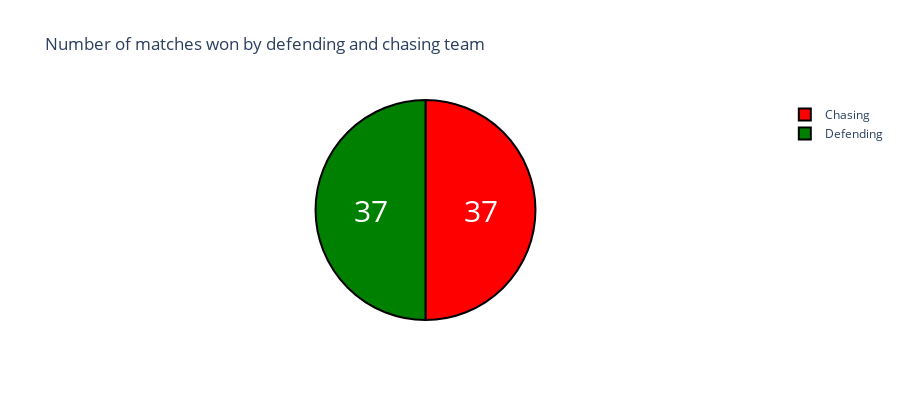

This figure's notebook cell:
### Markdown cell above
# Number of matches won by defending and chasing team

### Code cell
data["won_by"] = data["won_by"].map({"Wickets":"Chasing",
                                   "Runs":"Defending"})
won_by= data["won_by"].value_counts()
label = won_by.index
counts = won_by.values
colors=['red','green']

fig = go.Figure(data=[go.Pie(labels= label ,values=counts)])
fig.update_layout(title_text= "Number of matches won by defending and chasing team",height=400)
fig.update_traces(hoverinfo='label+percent', textinfo='value', textfont_size=30,
                 marker=dict(colors =colors, line=dict(color='black', width=2)))
fig.write_image("ipl_team_wins.png", width=1000, height=600, scale=2)

### Figure 1 — Plotly figure (JSON) as saved in the notebook; plotly's stock layout.template omitted (floating-point values rounded to 4 significant figures)
{"data": [{"hoverinfo": "label+percent", "labels": ["Chasing", "Defending"], "marker": {"colors": ["red", "green"], "line": {"color": "black", "width": 2}}, "textfont": {"size": 30}, "textinfo": "value", "type": "pie", "values": [37, 37]}], "layout": {"height": 400, "title": {"text": "Number of matches won by defending and chasing team"}}}
